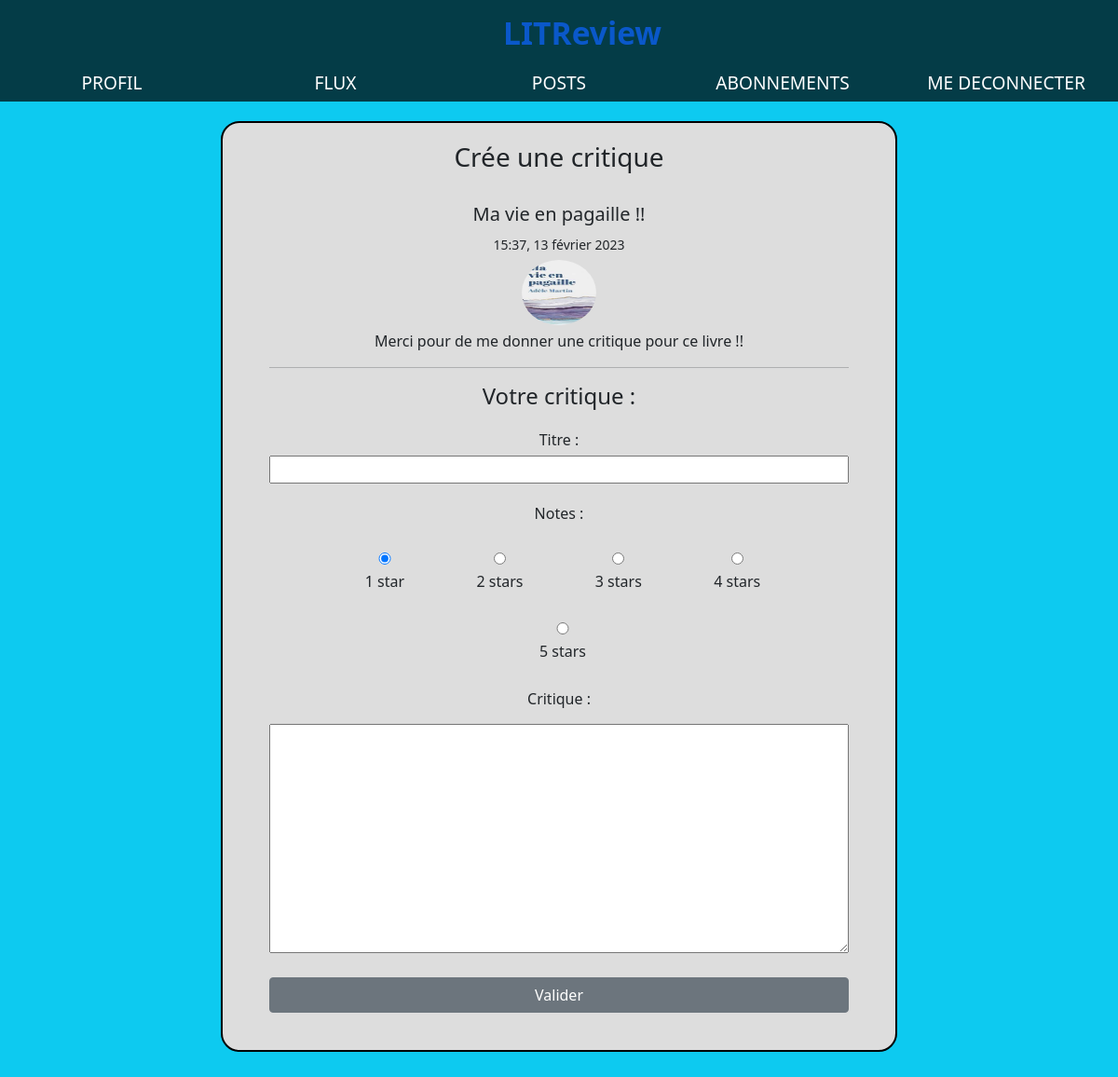
Screenshot of /review-response/21 (signed in) with the database file from the repository.
### critique/models.py (models this page shows, shortened)
class Ticket(models.Model):
    title = models.CharField(max_length=128)
    description = models.TextField(max_length=2048, blank=True)
    image = models.ImageField(null=True, blank=True)
    time_created = models.DateTimeField(auto_now_add=True)
    user = models.ForeignKey(to=settings.AUTH_USER_MODEL, on_delete=models.CASCADE)
    has_review = models.BooleanField(default=False)
    IMAGE_MAX_SIZE = (600, 600)

### critique/views.py (the view)
# urls.py: path('review-response/<int:pk>', review_response, name='response_review'),
@login_required
def review_response(request, pk):
    ticket = get_object_or_404(Ticket, id=pk)
    if request.method == 'POST':
        r_form = ReviewForm(request.POST)
        if r_form.is_valid():
            Review.objects.create(
                ticket=ticket,
                user=request.user,
                headline=request.POST['headline'],
                rating=request.POST['rating'],
                body=request.POST['body']
            )
            return redirect('flux')
    else:
        r_form = ReviewForm()
    context = {
        'r_form': r_form,
        'post': ticket,
        'title': 'Crée une critique'
    }
    return render(request, 'critique/create_review.html', context)

### critique/forms.py
class ReviewForm(forms.ModelForm):
    headline = forms.CharField(
        label="Titre",
        max_length=128,
        widget=forms.TextInput()
    )
    rating = forms.ChoiceField(
        initial=1,
        label="Notes",
        widget=forms.RadioSelect(attrs={'class': 'form-check-inline'}),
        choices=((1, "1 star"), (2, "2 stars"), (3, "3 stars"), (4, "4 stars"), (5, "5 stars"))
    )
    body = forms.CharField(
        label="Critique",
        max_length=8192,
        widget=forms.Textarea(),
        required=False
    )
    class Meta:
        model = Review
        fields = ['headline', 'rating', 'body']

### critique/templates/critique/create_review.html (shortened to what this page needs)
{% extends "base.html" %}
{% block content %}
<div class="form">
  <h3>{{ title }}</h3></br>
<form method="POST" enctype='multipart/form-data'>
  <div>
    {% if request.get_full_path == "/create-review/" %}
     <h4>Livre / Article</h4>
    {{ t_form }}
  </div>
    {% else %}
  <div>
    <h5>{{ post.title }}</h5>
    <small>{{ post.time_created|date:"H:i, d F Y" }}</small>
    <div class="ticket-description">
      {% if post.image %}
      <img src="{{ post.image.url }}" alt="{{ post.title }}">
      {% endif %}
      <p>{{ post.description }}</p>
    </div>
    {% endif %}
  <hr>
  <div>
    <h4>Votre critique :</h4>
    <div class="form-group">
      {{ r_form.headline.label_tag }}
      {{ r_form.headline }}
      <div>
        {{ r_form.rating.label_tag }}
        {% for radio in r_form.rating %}
          <div class="form-check form-check-inline">
            {{ radio }}
          </div>
        {% endfor %}
      </div>
      {{ r_form.body.label_tag }}
      {{ r_form.body }}
      <button class="btn btn-secondary" type="submit">Valider</button>
    </div>
  </div>
</form>
</div>
{% endblock content %}

### static/css/style.css (style rules this page uses)
* { -moz-box-sizing: border-box; -webkit-box-sizing: border-box; box-sizing: border-box; }
h3 { font-size: 1.5rem; padding-top: 10px; margin: 0 0 0 0; }
h4 { margin-top: 20px; }
.form { border: 2px solid #000; width: 65%; margin: 15px auto; padding: 10px; background-color: #dddddd; border-radius: 20px; text-align: center; padding: 10px 50px 30px 50px; }
.form img { padding: 5px 0 5px 0; border-radius: 100px 100px 100px 100px; height: 80px ; width: 80px ; }
.form textarea { width: 100%; margin: 10px 0 10px 0; }
.form label { display: block; margin: 20px 0 5px 0; width: 100%; }
.form input { width: 100%; }
.btn { width: 100%; padding: 10px; margin: 10px 0 10px 0; color: white; border: none; border-radius: 10px; cursor: pointer; }

### rows the page displays
Ticket: title "Ma vie en pagaille !!", time_created "15:37, 13 février 2023", image (picture), description "Merci pour de me donner une critique pour ce livre !!"

### other values shown
{{ title }} "Crée une critique"
{{ r_form.headline.label_tag }} "Titre :"
{{ r_form.rating.label_tag }} "Notes :"
{{ r_form.body.label_tag }} "Critique :"
